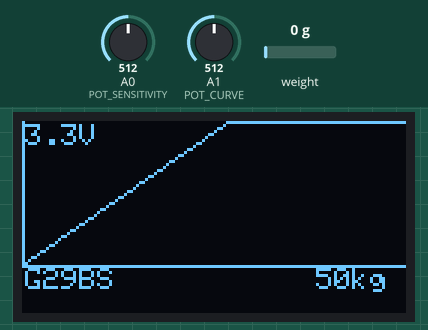
Recording of a sketch running on a simulated Arduino Nano, built with avr-gcc and run on an emulated ATmega328P. On the bench: 128×64 one-colour display. Inputs (shaded band) come from the test bench; at power-on: A1 (POT_CURVE) = 512, A0 (POT_SENSITIVITY) = 512, weight on the scale 0 g. What the sketch prints to the serial monitor is not drawn.

Above: at 1.2 s.
1.3 s: A1 (POT_CURVE) set to 529
At 2.9 s:
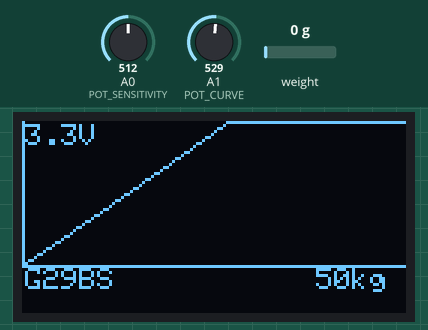
3.2 s: A0 (POT_SENSITIVITY) set to 490
At 4.5 s:
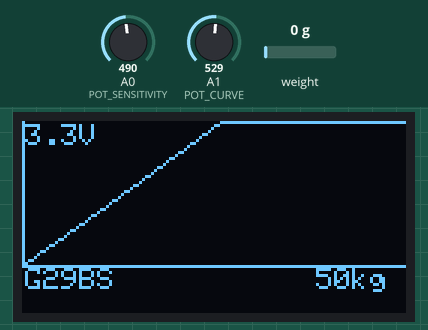
5.0 s: weight on the scale set to 1250 g
6.8 s: weight on the scale set to 2500 g
8.6 s: A1 (POT_CURVE) set to 511
At 10.1 s:
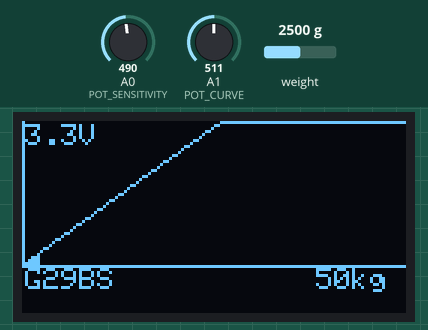
10.4 s: A0 (POT_SENSITIVITY) set to 511
At 12.0 s:
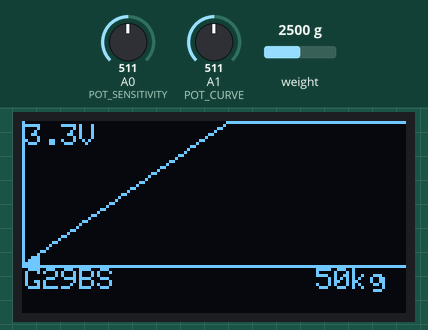
Timing chart, 0 to 13.2 s (numbered marks = the images above; inputs shaded):
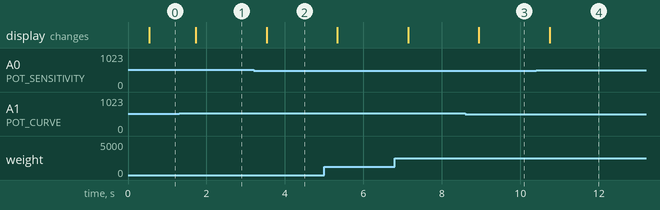

The sketch:

G29BS_V0_7_inverter_a_saida.ino
```cpp
/*
   Versão: v0.6 Modificada - Sistema de Leitura de Pressão e Saída de Tensão para Simulador de Freio
   Autor: Assistente ChatGPT
   Data: 2024

   Descrição:
   Este programa utiliza o HX711 para medir a pressão de um pedal de freio de simulador,
   exibe os dados no display OLED e ajusta a saída de tensão via MCP4725 para simular
   a resposta de um sistema de freio de competição. A leitura de pressão é mapeada para
   uma saída de tensão de 3.3V (mínimo de pressão) a 0V (máximo de pressão) no DAC.

   Alterações nesta versão:
   1. Inversão da lógica da saída do MCP4725 para refletir maior tensão com menos pressão e vice-versa.
   2. Ajuste da escala máxima do sistema para 50 kg.
   3. Ajuste dos potenciômetros para uma pressão máxima ajustável entre 5 e 50 kg.
*/

#include <Wire.h>              // Biblioteca para comunicação I2C
#include <Adafruit_MCP4725.h>  // Biblioteca para o MCP4725 DAC
#include <HX711.h>             // Biblioteca para o HX711
#include <Adafruit_GFX.h>      // Biblioteca para gráficos na tela OLED
#include <Adafruit_SSD1306.h>  // Biblioteca para display OLED SSD1306

// Definições dos pinos para o HX711, potenciômetros e OLED
#define DT_PIN 5
#define SCK_PIN 4
#define POT_SENSITIVITY A0     // Pino do potenciômetro para ajuste de sensibilidade
#define POT_CURVE A1           // Pino do potenciômetro para ajuste da curva de resposta
#define OLED_RESET -1          // Reset do display OLED, não necessário no Nano

// Configuração do HX711
HX711 scale;
const float CALIBRATION_FACTOR = -44.765419; // Fator de calibração da célula de carga
const long OFFSET = 1877599;                 // Offset inicial para zero

// Configuração do MCP4725
Adafruit_MCP4725 dac;
const int MCP4725_I2C_ADDRESS = 0x60; // Endereço padrão I2C do MCP4725

// Configuração do display OLED
Adafruit_SSD1306 display(128, 64, &Wire, OLED_RESET);
const int GRAPH_WIDTH = 128;      // Largura do gráfico (em pixels)
const int GRAPH_HEIGHT = 48;      // Altura do gráfico (em pixels)
const float MAX_PRESSURE = 50.0;  // Pressão máxima para o eixo X (50 kg)

// Variáveis de controle de saída e constantes
const float MAX_VOLTAGE = 3.3;    // Tensão máxima de saída para o MCP4725

void setup() {
  Serial.begin(9600);

  // Configuração para forçar a taxa de amostragem para 80 SPS
  bool isRate80SPS = true;

  // Exibe a taxa de amostragem configurada
  Serial.print("Sistema inicializado com taxa de amostragem do HX711: ");
  Serial.println(isRate80SPS ? "80 SPS" : "10 SPS");

  scale.begin(DT_PIN, SCK_PIN);
  scale.set_offset(OFFSET);
  scale.set_scale(CALIBRATION_FACTOR);

  dac.begin(MCP4725_I2C_ADDRESS); // Inicializa o MCP4725
  display.begin(SSD1306_SWITCHCAPVCC, 0x3C); // Inicializa o display OLED
  display.clearDisplay();
  display.setTextSize(1);
  display.setTextColor(WHITE);

  Serial.println("Sistema inicializado com MCP4725 e display OLED configurado para 50 kg.");
}

void loop() {
  // Leitura direta da pressão do pedal em kg
  float pressure = scale.get_units() / 1000.0; // Conversão para kg

  // Ajustes de sensibilidade e curva de resposta usando potenciômetros
  int potSensitivity = analogRead(POT_SENSITIVITY);
  float adjustedMaxPressure = map(potSensitivity, 0, 1023, 5, 50); // Ajusta de 5 a 50 kg como pressão máxima
  int potCurve = analogRead(POT_CURVE);
  float curveFactor = (float)map(potCurve, 0, 1023, -100, 100) / 100.0;

  // Normaliza a pressão e aplica a curva de resposta
  float normalizedPressure = pressure / adjustedMaxPressure;
  normalizedPressure = constrain(normalizedPressure, 0.0, 1.0); // Limite de 0 a 1
  float adjustedPressure;

  // Aplica curva com base no fator
  if (curveFactor > 0) {
    adjustedPressure = pow(normalizedPressure, 1.0 + curveFactor);
  } else if (curveFactor < 0) {
    adjustedPressure = 1 - pow(1 - normalizedPressure, 1.0 - curveFactor);
  } else {
    adjustedPressure = normalizedPressure;
  }

  // Inversão da saída para que a tensão máxima seja com menos pressão e vice-versa
  uint16_t dacOutput = (uint16_t)((1.0 - adjustedPressure) * 4095);
  dac.setVoltage(dacOutput, false); // Envia ao DAC

  // Exibe no monitor serial para depuração
  Serial.print("Pressao: ");
  Serial.print(pressure, 2);
  Serial.print(" kg, Saida de tensao (calculada): ");
  Serial.print((dacOutput / 4095.0) * MAX_VOLTAGE, 2); // Conversão para volts reais
  Serial.print(" V, Saida DAC: ");
  Serial.println(dacOutput);

  // Atualiza o display OLED a cada 500 ms
  static unsigned long lastUpdate = 0;
  if (millis() - lastUpdate > 500) {
    lastUpdate = millis();
    display.clearDisplay();

    // Eixos do gráfico
    display.drawLine(0, GRAPH_HEIGHT, GRAPH_WIDTH, GRAPH_HEIGHT, WHITE); // Eixo X
    display.drawLine(0, 0, 0, GRAPH_HEIGHT, WHITE);                     // Eixo Y

    // Rótulos dos eixos e valores máximos
    display.setCursor(1, GRAPH_HEIGHT + 1);
    display.print("G29BS");
    display.setCursor(GRAPH_WIDTH - 30, GRAPH_HEIGHT + 1);
    display.print("50kg");  // Define o valor máximo como 50 kg para o eixo X
    display.setCursor(1, 1);
    display.print(MAX_VOLTAGE, 1); // Valor máximo do eixo Y (3.3V)
    display.print("V");          // Rótulo do eixo Y

    // Desenha a curva de resposta ajustada e preenche a área até a curva
    int fillWidth = map(pressure, 0, MAX_PRESSURE, 0, GRAPH_WIDTH); // Mapeia pressão para a largura da tela
    for (int x = 0; x < GRAPH_WIDTH; x++) {
      float rawPos = (float)x / GRAPH_WIDTH; // Normaliza o valor para o intervalo 0 a 1 relativo a 50 kg
      float curveY;

      // Ajuste de curva com base em adjustedMaxPressure
      if (rawPos <= (float)adjustedMaxPressure / MAX_PRESSURE) {
        float adjustedRawPos = rawPos / ((float)adjustedMaxPressure / MAX_PRESSURE);

        // Calcula a curva ajustada
        if (curveFactor > 0) {
          curveY = pow(adjustedRawPos, 1.0 + curveFactor);
        } else if (curveFactor < 0) {
          curveY = 1 - pow(1 - adjustedRawPos, 1.0 - curveFactor);
        } else {
          curveY = adjustedRawPos;
        }
      } else {
        curveY = 1.0;  // Curva horizontal após adjustedMaxPressure
      }

      int y = GRAPH_HEIGHT - (curveY * GRAPH_HEIGHT);
      display.drawPixel(x, y, WHITE);

      // Preenche a área inferior até a curva, somente até o valor atual de pressão
      if (x <= fillWidth) {
        display.drawLine(x, GRAPH_HEIGHT, x, y, WHITE);
      }
    }

    display.display();
  }
}
```

Measured:
- the behaviour switches between 516 and 517 on A1 (POT_CURVE) (found by bisection; images 0 and 1)
- after the input at 1.3 s, the display: changes after 0.42 s (image 1)
- after the input at 3.2 s, the display: changes after 0.33 s (image 2)
- after the input at 8.6 s, the display: changes after 0.34 s (image 3)
- after the input at 10.4 s, the display: changes after 0.35 s (image 4)
